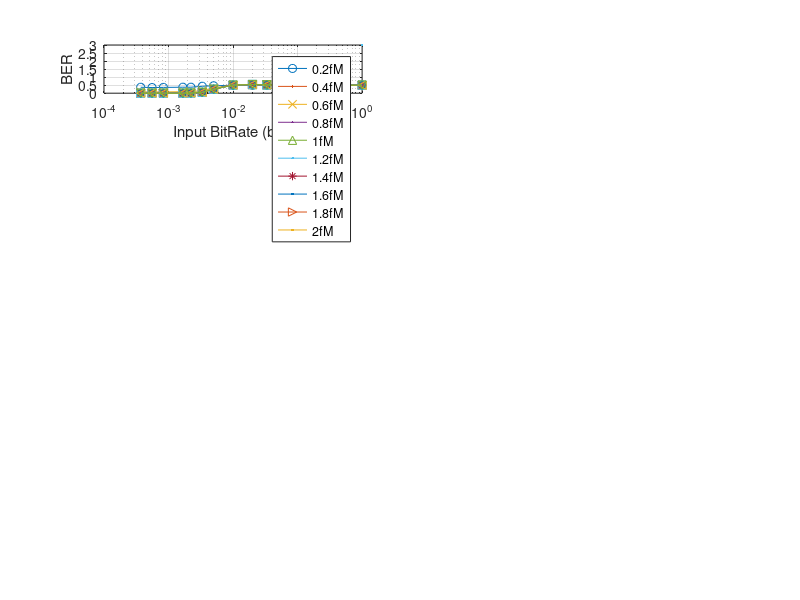

MATLAB code to generate this figure: (Note: this script raises an error after producing the figure.)
rateDur = [1, 2, 3, 5, 10, 20, 30, 50, 100, 200, 300, 450, 600, 1200, 1800, 2700]; % input bit duration in s
rate = 1./rateDur;

BER_avg = load("BERValues/BER_avg.mat");
BER_8_avg = BER_avg.BER_8;
BER_16_avg = BER_avg.BER_16;
BER_32_avg = BER_avg.BER_32;
BER_64_avg = BER_avg.BER_64;
BER_128_avg = BER_avg.BER_128;


BER_winby2 = load("BERValues/BER_winBy2.mat");
BER_8_winby2 = BER_winby2.BER_8;
BER_16_winby2 = BER_winby2.BER_16;
BER_32_winby2 = BER_winby2.BER_32;
BER_64_winby2 = BER_winby2.BER_64;
BER_128_winby2 = BER_winby2.BER_128;


strt = 1; % start value to be plotted
stp = size(rateDur,2); % end size of be plotted

% 8 bit--------------------------------------------------------------------
figure()
subplot(5,2,1)
semilogx(rate(strt:stp),BER_8_avg(1,strt:stp),'-o',LineWidth=3);hold on;
semilogx(rate(strt:stp),BER_8_avg(2,strt:stp),'-x',LineWidth=3);hold on;
semilogx(rate(strt:stp),BER_8_avg(3,strt:stp),'-^',LineWidth=3);hold on;
semilogx(rate(strt:stp),BER_8_avg(4,strt:stp),'-*',LineWidth=3);hold on;
semilogx(rate(strt:stp),BER_8_avg(5,strt:stp),'->',LineWidth=3);hold on;
semilogx(rate(strt:stp),BER_8_avg(6,strt:stp),'-+',LineWidth=3);hold on;
semilogx(rate(strt:stp),BER_8_avg(7,strt:stp),'-square',LineWidth=3);hold on;
semilogx(rate(strt:stp),BER_8_avg(8,strt:stp),'-diamond',LineWidth=3);hold on;
semilogx(rate(strt:stp),BER_8_avg(9,strt:stp),'-<',LineWidth=3);hold on;
semilogx(rate(strt:stp),BER_8_avg(10,strt:stp),'-v',LineWidth=3);
grid on;
%set(gca,'FontSize',18); set(gca,'FontName','Arial');
xlabel('Input BitRate (b/s)'), ylabel('BER');
legend("0.2fM","0.4fM","0.6fM","0.8fM","1fM","1.2fM","1.4fM","1.6fM","1.8fM","2fM")
title('BER vs BitRate','8-bit Input - Average threshold');

subplot(5,2,6)
semilogx(rate(strt:stp),BER_8_winby2(1,strt:stp),'-o',LineWidth=3);hold on;
semilogx(rate(strt:stp),BER_8_winby2(2,strt:stp),'-x',LineWidth=3);hold on;
semilogx(rate(strt:stp),BER_8_winby2(3,strt:stp),'-^',LineWidth=3);hold on;
semilogx(rate(strt:stp),BER_8_winby2(4,strt:stp),'-*',LineWidth=3);hold on;
semilogx(rate(strt:stp),BER_8_winby2(5,strt:stp),'->',LineWidth=3);hold on;
semilogx(rate(strt:stp),BER_8_winby2(6,strt:stp),'-+',LineWidth=3);hold on;
semilogx(rate(strt:stp),BER_8_winby2(7,strt:stp),'-square',LineWidth=3);hold on;
semilogx(rate(strt:stp),BER_8_winby2(8,strt:stp),'-diamond',LineWidth=3);hold on;
semilogx(rate(strt:stp),BER_8_winby2(9,strt:stp),'-<',LineWidth=3);hold on;
semilogx(rate(strt:stp),BER_8_winby2(10,strt:stp),'-v',LineWidth=3);
grid on;
%set(gca,'FontSize',18); set(gca,'FontName','Arial');
xlabel('Input BitRate (b/s)'), ylabel('BER');
legend("0.2fM","0.4fM","0.6fM","0.8fM","1fM","1.2fM","1.4fM","1.6fM","1.8fM","2fM")
title('BER vs BitRate','8-bit Input - Half window threshold');

% 16 bit-------------------------------------------------------------------
subplot(5,2,2)
semilogx(rate(strt:stp),BER_16_avg(1,strt:stp),'-o',LineWidth=3);hold on;
semilogx(rate(strt:stp),BER_16_avg(2,strt:stp),'-x',LineWidth=3);hold on;
semilogx(rate(strt:stp),BER_16_avg(3,strt:stp),'-^',LineWidth=3);hold on;
semilogx(rate(strt:stp),BER_16_avg(4,strt:stp),'-*',LineWidth=3);hold on;
semilogx(rate(strt:stp),BER_16_avg(5,strt:stp),'->',LineWidth=3);hold on;
semilogx(rate(strt:stp),BER_16_avg(6,strt:stp),'-+',LineWidth=3);hold on;
semilogx(rate(strt:stp),BER_16_avg(7,strt:stp),'-square',LineWidth=3);hold on;
semilogx(rate(strt:stp),BER_16_avg(8,strt:stp),'-diamond',LineWidth=3);hold on;
semilogx(rate(strt:stp),BER_16_avg(9,strt:stp),'-<',LineWidth=3);hold on;
semilogx(rate(strt:stp),BER_16_avg(10,strt:stp),'-v',LineWidth=3);
grid on;
%set(gca,'FontSize',18); set(gca,'FontName','Arial');
xlabel('Input BitRate (b/s)'), ylabel('BER');
legend("0.2fM","0.4fM","0.6fM","0.8fM","1fM","1.2fM","1.4fM","1.6fM","1.8fM","2fM")
title('BER vs BitRate','16-bit Input - Average threshold');

subplot(5,2,7)
semilogx(rate(strt:stp),BER_16_winby2(1,strt:stp),'-o',LineWidth=3);hold on;
semilogx(rate(strt:stp),BER_16_winby2(2,strt:stp),'-x',LineWidth=3);hold on;
semilogx(rate(strt:stp),BER_16_winby2(3,strt:stp),'-^',LineWidth=3);hold on;
semilogx(rate(strt:stp),BER_16_winby2(4,strt:stp),'-*',LineWidth=3);hold on;
semilogx(rate(strt:stp),BER_16_winby2(5,strt:stp),'->',LineWidth=3);hold on;
semilogx(rate(strt:stp),BER_16_winby2(6,strt:stp),'-+',LineWidth=3);hold on;
semilogx(rate(strt:stp),BER_16_winby2(7,strt:stp),'-square',LineWidth=3);hold on;
semilogx(rate(strt:stp),BER_16_winby2(8,strt:stp),'-diamond',LineWidth=3);hold on;
semilogx(rate(strt:stp),BER_16_winby2(9,strt:stp),'-<',LineWidth=3);hold on;
semilogx(rate(strt:stp),BER_16_winby2(10,strt:stp),'-v',LineWidth=3);
grid on;
%set(gca,'FontSize',18); set(gca,'FontName','Arial');
xlabel('Input BitRate (b/s)'), ylabel('BER');
legend("0.2fM","0.4fM","0.6fM","0.8fM","1fM","1.2fM","1.4fM","1.6fM","1.8fM","2fM")
title('BER vs BitRate','16-bit Input - Half window threshold');

% 32 bit-------------------------------------------------------------------
subplot(5,2,3)
semilogx(rate(strt:stp),BER_32_avg(1,strt:stp),'-o',LineWidth=3);hold on;
semilogx(rate(strt:stp),BER_32_avg(2,strt:stp),'-x',LineWidth=3);hold on;
semilogx(rate(strt:stp),BER_32_avg(3,strt:stp),'-^',LineWidth=3);hold on;
semilogx(rate(strt:stp),BER_32_avg(4,strt:stp),'-*',LineWidth=3);hold on;
semilogx(rate(strt:stp),BER_32_avg(5,strt:stp),'->',LineWidth=3);hold on;
semilogx(rate(strt:stp),BER_32_avg(6,strt:stp),'-+',LineWidth=3);hold on;
semilogx(rate(strt:stp),BER_32_avg(7,strt:stp),'-square',LineWidth=3);hold on;
semilogx(rate(strt:stp),BER_32_avg(8,strt:stp),'-diamond',LineWidth=3);hold on;
semilogx(rate(strt:stp),BER_32_avg(9,strt:stp),'-<',LineWidth=3);hold on;
semilogx(rate(strt:stp),BER_32_avg(10,strt:stp),'-v',LineWidth=3);
grid on;
%set(gca,'FontSize',18); set(gca,'FontName','Arial');
xlabel('Input BitRate (b/s)'), ylabel('BER');
legend("0.2fM","0.4fM","0.6fM","0.8fM","1fM","1.2fM","1.4fM","1.6fM","1.8fM","2fM")
title('BER vs BitRate','32-bit Input - Average threshold');

subplot(5,2,8)
semilogx(rate(strt:stp),BER_32_winby2(1,strt:stp),'-o',LineWidth=3);hold on;
semilogx(rate(strt:stp),BER_32_winby2(2,strt:stp),'-x',LineWidth=3);hold on;
semilogx(rate(strt:stp),BER_32_winby2(3,strt:stp),'-^',LineWidth=3);hold on;
semilogx(rate(strt:stp),BER_32_winby2(4,strt:stp),'-*',LineWidth=3);hold on;
semilogx(rate(strt:stp),BER_32_winby2(5,strt:stp),'->',LineWidth=3);hold on;
semilogx(rate(strt:stp),BER_32_winby2(6,strt:stp),'-+',LineWidth=3);hold on;
semilogx(rate(strt:stp),BER_32_winby2(7,strt:stp),'-square',LineWidth=3);hold on;
semilogx(rate(strt:stp),BER_32_winby2(8,strt:stp),'-diamond',LineWidth=3);hold on;
semilogx(rate(strt:stp),BER_32_winby2(9,strt:stp),'-<',LineWidth=3);hold on;
semilogx(rate(strt:stp),BER_32_winby2(10,strt:stp),'-v',LineWidth=3);
grid on;
%set(gca,'FontSize',18); set(gca,'FontName','Arial');
xlabel('Input BitRate (b/s)'), ylabel('BER');
legend("0.2fM","0.4fM","0.6fM","0.8fM","1fM","1.2fM","1.4fM","1.6fM","1.8fM","2fM")
title('BER vs BitRate','32-bit Input - Half window threshold');

% 64 bit-------------------------------------------------------------------
subplot(5,2,4)
semilogx(rate(strt:stp),BER_64_avg(1,strt:stp),'-o',LineWidth=3);hold on;
semilogx(rate(strt:stp),BER_64_avg(2,strt:stp),'-x',LineWidth=3);hold on;
semilogx(rate(strt:stp),BER_64_avg(3,strt:stp),'-^',LineWidth=3);hold on;
semilogx(rate(strt:stp),BER_64_avg(4,strt:stp),'-*',LineWidth=3);hold on;
semilogx(rate(strt:stp),BER_64_avg(5,strt:stp),'->',LineWidth=3);hold on;
semilogx(rate(strt:stp),BER_64_avg(6,strt:stp),'-+',LineWidth=3);hold on;
semilogx(rate(strt:stp),BER_64_avg(7,strt:stp),'-square',LineWidth=3);hold on;
semilogx(rate(strt:stp),BER_64_avg(8,strt:stp),'-diamond',LineWidth=3);hold on;
semilogx(rate(strt:stp),BER_64_avg(9,strt:stp),'-<',LineWidth=3);hold on;
semilogx(rate(strt:stp),BER_64_avg(10,strt:stp),'-v',LineWidth=3);
grid on;
%set(gca,'FontSize',18); set(gca,'FontName','Arial');
xlabel('Input BitRate (b/s)'), ylabel('BER');
legend("0.2fM","0.4fM","0.6fM","0.8fM","1fM","1.2fM","1.4fM","1.6fM","1.8fM","2fM")
title('BER vs BitRate','64-bit Input - Average threshold');

subplot(5,2,9)
semilogx(rate(strt:stp),BER_64_winby2(1,strt:stp),'-o',LineWidth=3);hold on;
semilogx(rate(strt:stp),BER_64_winby2(2,strt:stp),'-x',LineWidth=3);hold on;
semilogx(rate(strt:stp),BER_64_winby2(3,strt:stp),'-^',LineWidth=3);hold on;
semilogx(rate(strt:stp),BER_64_winby2(4,strt:stp),'-*',LineWidth=3);hold on;
semilogx(rate(strt:stp),BER_64_winby2(5,strt:stp),'->',LineWidth=3);hold on;
semilogx(rate(strt:stp),BER_64_winby2(6,strt:stp),'-+',LineWidth=3);hold on;
semilogx(rate(strt:stp),BER_64_winby2(7,strt:stp),'-square',LineWidth=3);hold on;
semilogx(rate(strt:stp),BER_64_winby2(8,strt:stp),'-diamond',LineWidth=3);hold on;
semilogx(rate(strt:stp),BER_64_winby2(9,strt:stp),'-<',LineWidth=3);hold on;
semilogx(rate(strt:stp),BER_64_winby2(10,strt:stp),'-v',LineWidth=3);
grid on;
%set(gca,'FontSize',18); set(gca,'FontName','Arial');
xlabel('Input BitRate (b/s)'), ylabel('BER');
legend("0.2fM","0.4fM","0.6fM","0.8fM","1fM","1.2fM","1.4fM","1.6fM","1.8fM","2fM")
title('BER vs BitRate','64-bit Input - Half window threshold');

% 128 bit------------------------------------------------------------------
subplot(5,2,5)
semilogx(rate(strt:stp),BER_128_avg(1,strt:stp),'-o',LineWidth=3);hold on;
semilogx(rate(strt:stp),BER_128_avg(2,strt:stp),'-x',LineWidth=3);hold on;
semilogx(rate(strt:stp),BER_128_avg(3,strt:stp),'-^',LineWidth=3);hold on;
semilogx(rate(strt:stp),BER_128_avg(4,strt:stp),'-*',LineWidth=3);hold on;
semilogx(rate(strt:stp),BER_128_avg(5,strt:stp),'->',LineWidth=3);hold on;
semilogx(rate(strt:stp),BER_128_avg(6,strt:stp),'-+',LineWidth=3);hold on;
semilogx(rate(strt:stp),BER_128_avg(7,strt:stp),'-square',LineWidth=3);hold on;
semilogx(rate(strt:stp),BER_128_avg(8,strt:stp),'-diamond',LineWidth=3);hold on;
semilogx(rate(strt:stp),BER_128_avg(9,strt:stp),'-<',LineWidth=3);hold on;
semilogx(rate(strt:stp),BER_128_avg(10,strt:stp),'-v',LineWidth=3);
grid on;
%set(gca,'FontSize',18); set(gca,'FontName','Arial');
xlabel('Input BitRate (b/s)'), ylabel('BER');
legend("0.2fM","0.4fM","0.6fM","0.8fM","1fM","1.2fM","1.4fM","1.6fM","1.8fM","2fM")
title('BER vs BitRate','128-bit Input - Average threshold');

subplot(5,2,10)
semilogx(rate(strt:stp),BER_128_winby2(1,strt:stp),'-o',LineWidth=3);hold on;
semilogx(rate(strt:stp),BER_128_winby2(2,strt:stp),'-x',LineWidth=3);hold on;
semilogx(rate(strt:stp),BER_128_winby2(3,strt:stp),'-^',LineWidth=3);hold on;
semilogx(rate(strt:stp),BER_128_winby2(4,strt:stp),'-*',LineWidth=3);hold on;
semilogx(rate(strt:stp),BER_128_winby2(5,strt:stp),'->',LineWidth=3);hold on;
semilogx(rate(strt:stp),BER_128_winby2(6,strt:stp),'-+',LineWidth=3);hold on;
semilogx(rate(strt:stp),BER_128_winby2(7,strt:stp),'-square',LineWidth=3);hold on;
semilogx(rate(strt:stp),BER_128_winby2(8,strt:stp),'-diamond',LineWidth=3);hold on;
semilogx(rate(strt:stp),BER_128_winby2(9,strt:stp),'-<',LineWidth=3);hold on;
semilogx(rate(strt:stp),BER_128_winby2(10,strt:stp),'-v',LineWidth=3);
grid on;
%set(gca,'FontSize',18); set(gca,'FontName','Arial');
xlabel('Input BitRate (b/s)'), ylabel('BER');
legend("0.2fM","0.4fM","0.6fM","0.8fM","1fM","1.2fM","1.4fM","1.6fM","1.8fM","2fM")
title('BER vs BitRate','128-bit Input - Half window threshold');

print ('ICC_BER_Avg_By2_2','-depsc');
print ('ICC_BER_Avg_By2_2','-dpdf');
print ('ICC_BER_Avg_By2_2','-dsvg');